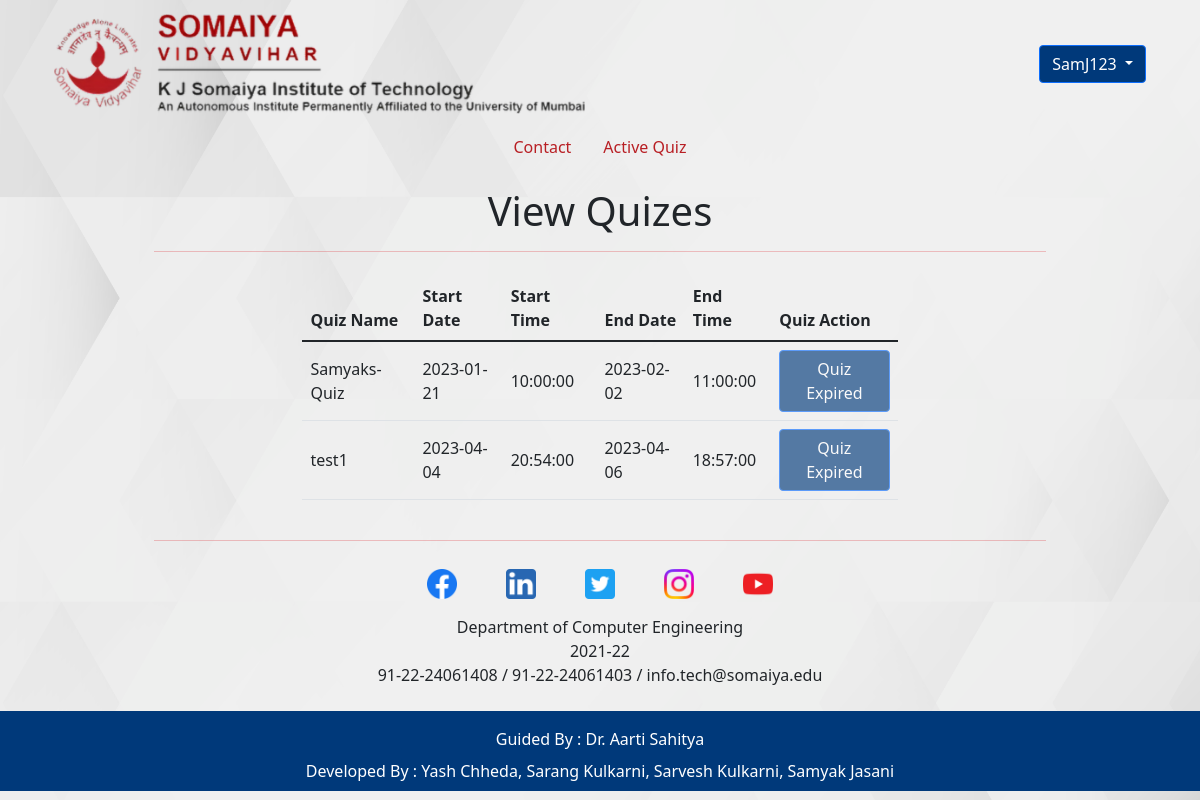
The app's page /ActiveQuiz.php (signed in), older data.
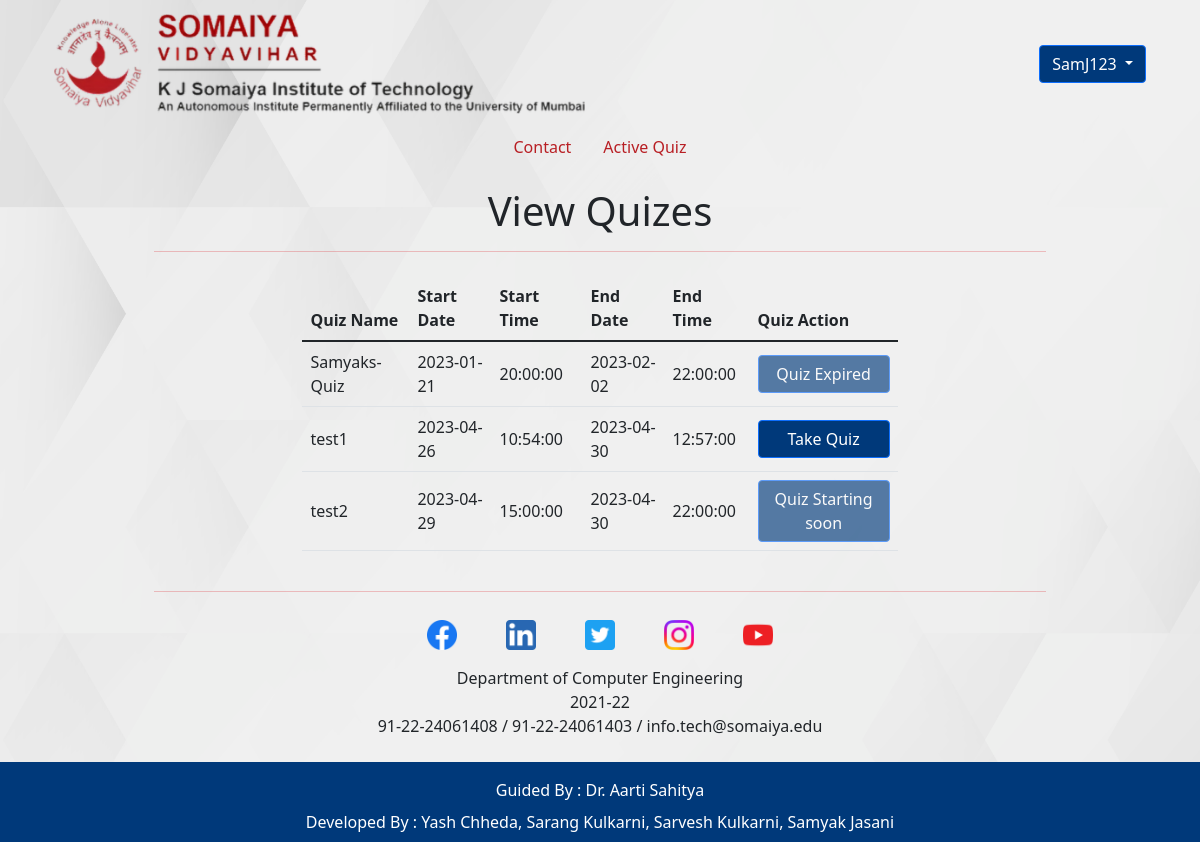
The same page, newer data.
### tables this page shows
CREATE TABLE `cstm_quizes` (
  `id` int(11) NOT NULL,
  `name` varchar(20) NOT NULL,
  `start_date` date NOT NULL,
  `start_time` time NOT NULL,
  `end_date` date NOT NULL,
  `end_time` time NOT NULL,
  `dt` timestamp NOT NULL DEFAULT current_timestamp()
);

### ActiveQuiz.php (the view, shortened to what this page needs)
<?php
include('_dbconnect.php');
$quizesAvialable = mysqli_query($conn, "SELECT * FROM `cstm_quizes` ORDER BY `start_date`");
?>
<!DOCTYPE html>
<html lang="en">
<head>
    <link href="https://cdn.jsdelivr.net/npm/bootstrap@5.1.3/dist/css/bootstrap.min.css" rel="stylesheet">
    <link rel="stylesheet" href="/syss/assets/style.css">
</head>
<body oncontextmenu="return false;" style="background-image: url('assets/images/default_bg.jpg'); height: 100vh">
    <?php
    require "_header.php";
    ?>
    <div id="contact" class="container position-relative">
        <div class="form-container">
            <div>
                <h1 class="text-center">View Quizes</h1>
            </div>
            <hr style="color:#D91A21;">
            <div class="d-flex justify-content-evenly">
                <div class="d-inline-block my-2 col-md-8">
                    <div class="table-responsive">
                        <?php
                        if (mysqli_num_rows($quizesAvialable) > 0) {
                            echo '<table class="table table-hover table-bordereless">
                                    <thead>
                                        <tr>
                                            <th scope="col">Quiz Name</th>
                                            <th scope="col">Start Date</th>
                                            <th scope="col">Start Time</th>
                                            <th scope="col">End Date</th>
                                            <th scope="col">End Time</th>
                                            <th scope="col">Quiz Action</th>
                                        </tr>
                                    </thead>
                                    <tbody>';
                            while ($row = mysqli_fetch_array($quizesAvialable)) {
                                $start_date = $row['start_date'];
                                $end_date = $row['end_date'];
                                $today_date = date('Y-m-d');
                                $start_time = $row['start_time'];
                                $end_time = $row['end_time'];
                                $today_time = date('H:i:s');
                                $start = $start_date . ' ' . $start_time;
                                $end = $end_date . ' ' . $end_time;
                                $today = $today_date . ' ' . $today_time;
                                echo '  <tr class="align-middle">
                                            <td>' . $row['name'] . '</td>
                                            <td>' . $row['start_date'] . '</td>
                                            <td>' . $row['start_time'] . '</td>
                                            <td>' . $row['end_date'] . '</td>
                                            <td>' . $row['end_time'] . '</td>
                                            <td>' . '<button type="button" class="btn btn-primary w-100" style="background-color: #00397A;" ';
                                if ($start < $today) {
                                    if ($end > $today) {
                                        echo '><a href="Quiz.php?catid=' . $row['id'] . '">Take Quiz</a>';
                                    } else {
                                        echo 'disabled>Quiz Expired';
                                    }
                                } else {
                                    echo 'disabled>Quiz Starting soon';
                                }
                                echo '</button></td>
                                            </tr>';
                            }
                            echo '
                            </tbody>
                            </table>';
                        } else {
                            echo '<h4 class="text-center">No quizes uploaded yet !!!</h4>';
                        };
                        ?>
                    </div>
                </div>
            </div>
            <hr style="color:#D91A21;">
        </div>
    </div>
    <?php require "_footer.php" ?>
</body>
</html>

### _header.php (shortened to what this page needs)
<header>
    <div class="container">
        <nav class="navbar navbar-expand-lg">
            <div class="container-fluid">
                <a class="navbar-brand" href="index.php">
                    <img src="/syss/assets/images/longlogo.png" alt="" height="100" class="d-inline-block align-text-top">
                </a>
                <div class="navbar-text">
                    <div class="btn-group">
                        <button type="button" class="btn btn-primary dropdown-toggle" style="background-color: #00397A;" data-bs-toggle="dropdown" aria-expanded="false">
                            <?php echo $_SESSION['username']; ?>
                        </button>
                    </div>
                </div>
        </nav>
    </div>
    <div class="container mb-2">
        <ul class="nav justify-content-center">
            <?php
            if ($_SESSION['loggedin_user'] == true) {
                echo
                '<li class=" nav-item"><a class="sub-nav-links nav-link" href="Index.php#contact">Contact</a></li>
                <li class=" nav-item"><a class="sub-nav-links nav-link" href="ActiveQuiz.php">Active Quiz</a></li>';
            };
            ?>
        </ul>
    </div>
</header>

### _footer.php
<footer class="mt-auto">
    <div class="container d-flex p-2">
        <div class="mx-auto d-flex flex-column justify-content-center align-content-around">
            <ul class="d-flex justify-content-evenly" style="list-style: none; padding-left: 0;">
                <li><a href="https://www.facebook.com/kjsieitofficial" target="_blank"><img src="/syss/assets/images/icon_fb.png" alt="" style="max-width: 30px;"></a></li>
                <li><a href="https://www.linkedin.com/in/kjsieit/" target="_blank"><img src="/syss/assets/images/icon_linkedin.png" alt="" style="max-width: 30px;"></a></li>
                <li><a href="https://twitter.com/kjsieit1" target="_blank"><img src="/syss/assets/images/icon_twitter.png" alt="" style="max-width: 30px;"></a></li>
                <li><a href="https://www.instagram.com/kjsit_official/" target="_blank"><img src="/syss/assets/images/icon_insta.png" alt="" style="max-width: 30px;"></a></li>
                <li><a href="https://www.youtube.com/kjsieitofficial" target="_blank"><img src="/syss/assets/images/icon_yt.png" alt="" style="max-width: 30px;"></a></li>
            </ul>
            <div>
                <p class="fw-light text-center my-0">Department of Computer Engineering</p>
                <p class="fw-light text-center my-0">2021-22</p>
            </div>
            <p class="text-center text-dark" style="font-size: medium"><a href="tel:91-22-24061408">91-22-24061408</a> / <a href="tel:912224061403">91-22-24061403</a> / <a href="mailto:info.tech@somaiya.edu">info.tech@somaiya.edu</a></p>
        </div>
    </div>
    <div class="container-fluid text-center text-white" style="background-color: #00397A; padding: 1vh;">
        <p class="footer-links my-2">Guided By : <a href="">Dr. Aarti Sahitya</a></p>
        <p class="footer-links m-0">Developed By : <a href="">Yash Chheda</a>, <a href="">Sarang Kulkarni</a>, <a href="">Sarvesh Kulkarni</a>, <a href="">Samyak Jasani</a></p>
    </div>
</footer>

### assets/style.css (style rules this page uses)
* { margin: 0; padding: 0; box-sizing: border-box; }
body { background-repeat: no-repeat; background-attachment: fixed; background-size: cover; }
a, a:active, a:hover { text-decoration: none; color: inherit; }
.sub-nav-links { color: #B81F24; }
.form-container { width: 80%; margin: 20px auto; }
p.footer-links a { color: inherit; transition: 100ms; }

Row changes from the older to the newer data that the page shows:
changed cstm_quizes "Samyaks-Quiz": start_time "10:00:00" → "20:00:00"; end_time "11:00:00" → "22:00:00"
changed cstm_quizes "test1": start_date "2023-04-04" → "2023-04-26"; start_time "20:54:00" → "10:54:00"; end_date "2023-04-06" → "2023-04-30"; end_time "18:57:00" → "12:57:00"; start_date "Quiz Expired" → "Take Quiz"
added cstm_quizes: name "test2", start_date "2023-04-29", start_time "15:00:00", end_date "2023-04-30", end_time "22:00:00", shows "Quiz Starting soon"
